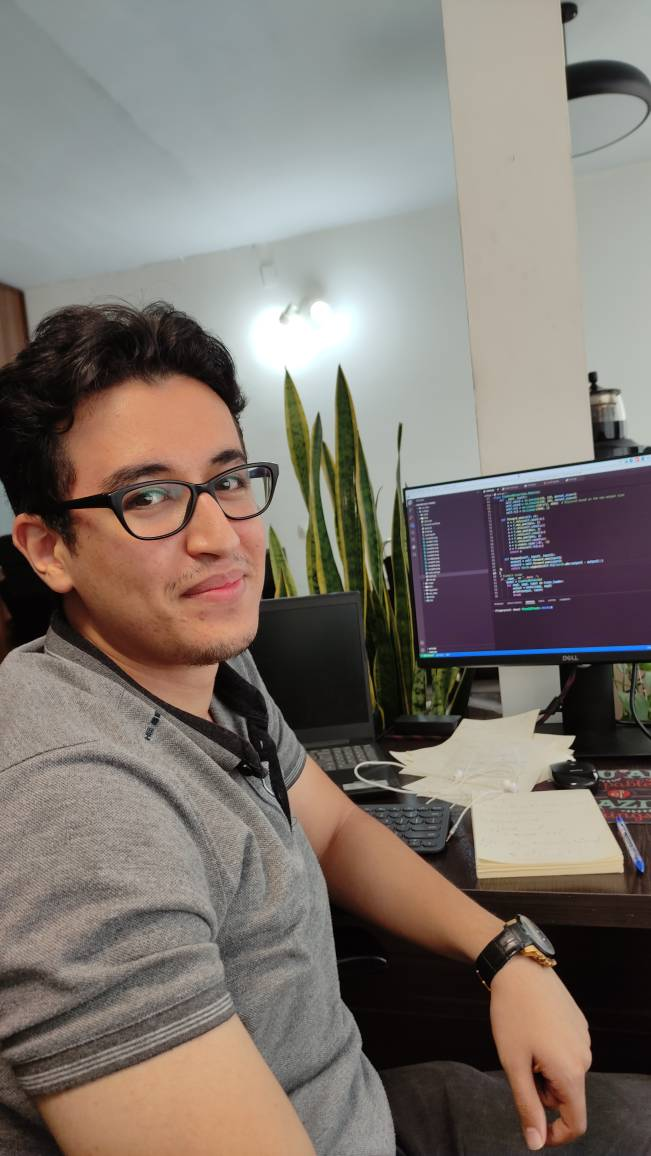
#> input picture photo/borhan1.jpg, 651 x 1156 px, given in place of 1.jpg, which was not available
$ python main.py
#> lines starting #> are read from the running program, lines starting #| are printed output that depends on the picture; after the words box and inside, x2 and y2 are one past the last pixel; in counts of white or black regions, pixels touching at a corner belong together; pictures that were not available may be replaced by others from this repository, and a replacement may not be noted
#> further down, my_image is the input picture: shape (1156, 651, 3); mean B, G, R 110.9, 118, 126.5
from __future__ import print_function
import cv2 as cv
import argparse


def detectAndDisplay(frame):
    frame_gray = cv.cvtColor(frame, cv.COLOR_BGR2GRAY)
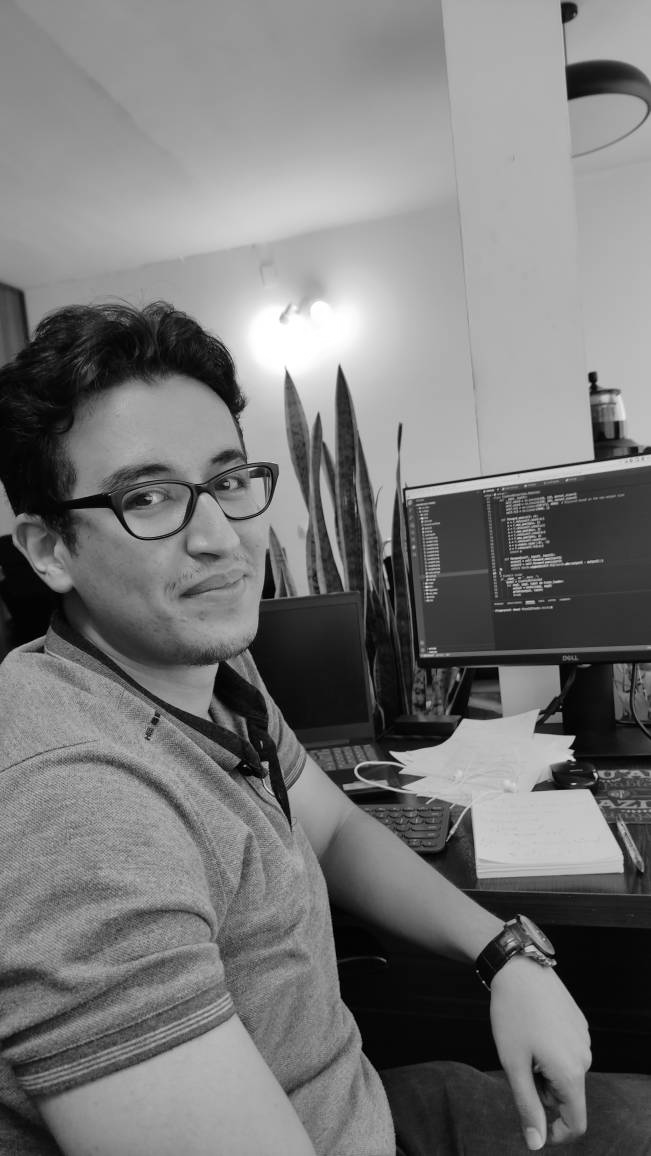
#> frame_gray: shape (1156, 651); min 0, max 255, mean 119.7
    frame_gray = cv.equalizeHist(frame_gray)
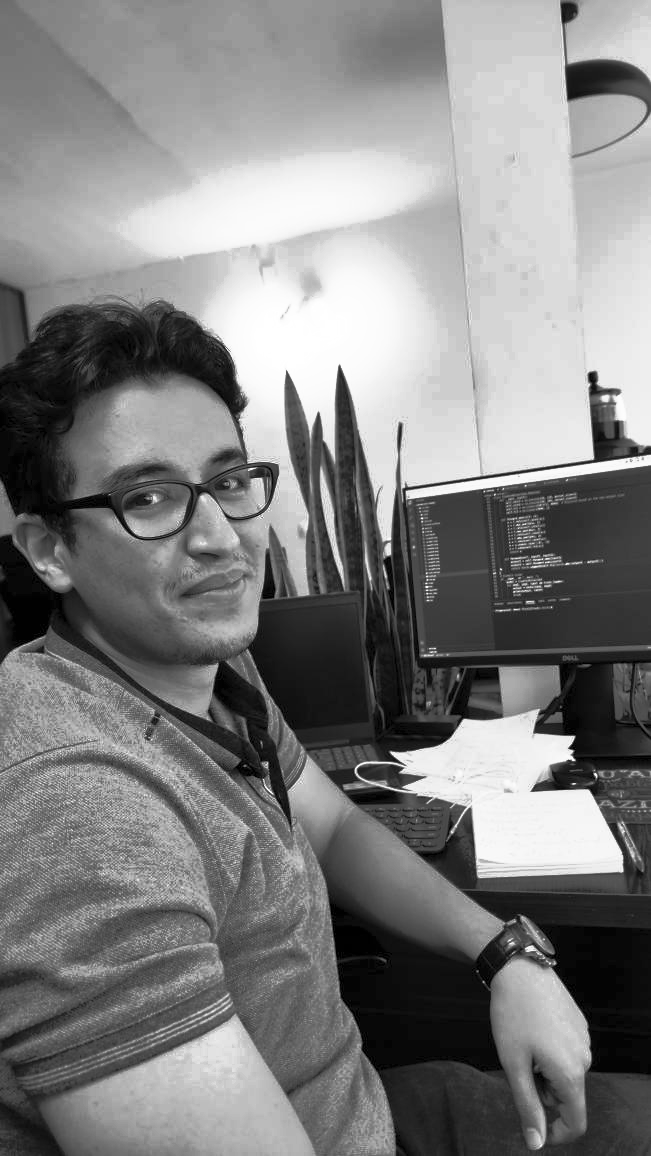
#> frame_gray: shape (1156, 651); min 0, max 255, mean 128.4

    faces = face_cascade.detectMultiScale(frame_gray)
#> faces = [[586, 376, 44, 44], [69, 387, 266, 266]]

    for (x, y, w, h) in faces:
        frame = cv.rectangle(frame, (x, y), (x + w, y + h), (0, 0, 255), 4)

        faceROI = frame[y:y + h, x:x + w]

        # Save the cropped face image
        cv.imwrite('./dddd.jpg', faceROI)
#> this loop made 2 passes
#> pass 1, in detectAndDisplay, `frame = cv.rectangle(frame, (x, y), (x + w, y + h), (0, 0, 255), 4)`:
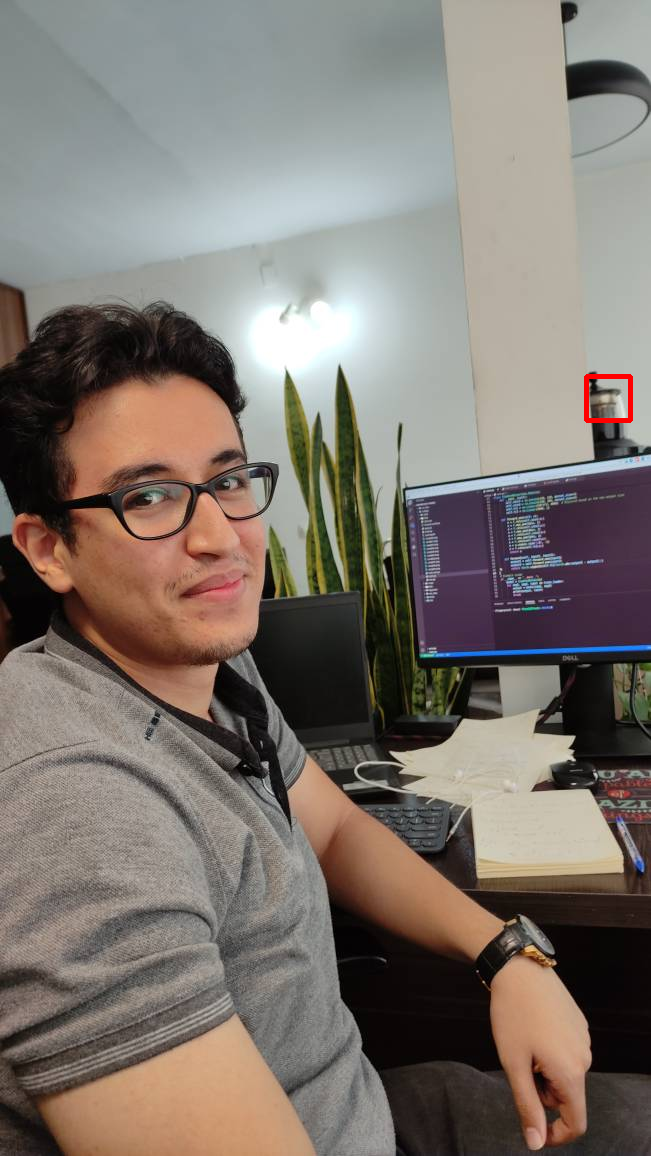
#> frame: shape (1156, 651, 3); 0.12% of pixels changed, all inside (x1, y1, x2, y2) = (584, 374, 633, 423)
#> pass 1, in detectAndDisplay, `faceROI = frame[y:y + h, x:x + w]`:
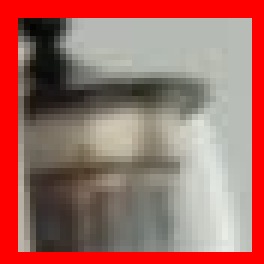
#> faceROI: shape (44, 44, 3) (shown 6 times larger); mean B, G, R 101.5, 108.3, 164.1
#> pass 2, in detectAndDisplay, `frame = cv.rectangle(frame, (x, y), (x + w, y + h), (0, 0, 255), 4)`:
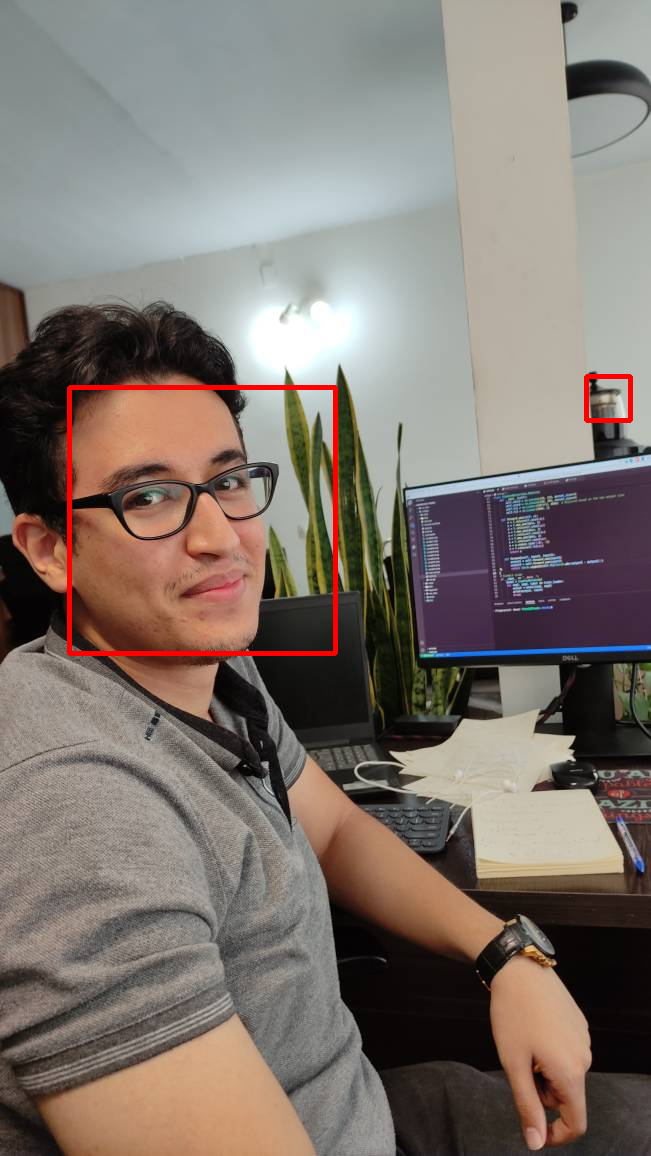
#> frame: shape (1156, 651, 3); 0.71% of pixels changed, all inside (x1, y1, x2, y2) = (67, 385, 338, 656)
#> pass 2, in detectAndDisplay, `faceROI = frame[y:y + h, x:x + w]`:
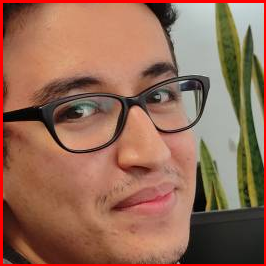
#> faceROI: shape (266, 266, 3); mean B, G, R 85.3, 105.9, 149

    cv.imshow('Capture - Face detection', frame)


parser = argparse.ArgumentParser(description='Code for Cascade Classifier tutorial.')
parser.add_argument('--face_cascade', help='Path to face cascade.', default='haarcascade_frontalface_alt.xml')
parser.add_argument('--camera', help='Camera divide number.', type=int, default=0)
args = parser.parse_args()
face_cascade_name = args.face_cascade
face_cascade = cv.CascadeClassifier()
if not face_cascade.load(cv.samples.findFile(face_cascade_name)):
    print('--(!)Error loading face cascade')
    exit(0)

my_image = cv.imread('photo/1.jpg')
detectAndDisplay(my_image)

$ run again, on photo/borhan2.jpg
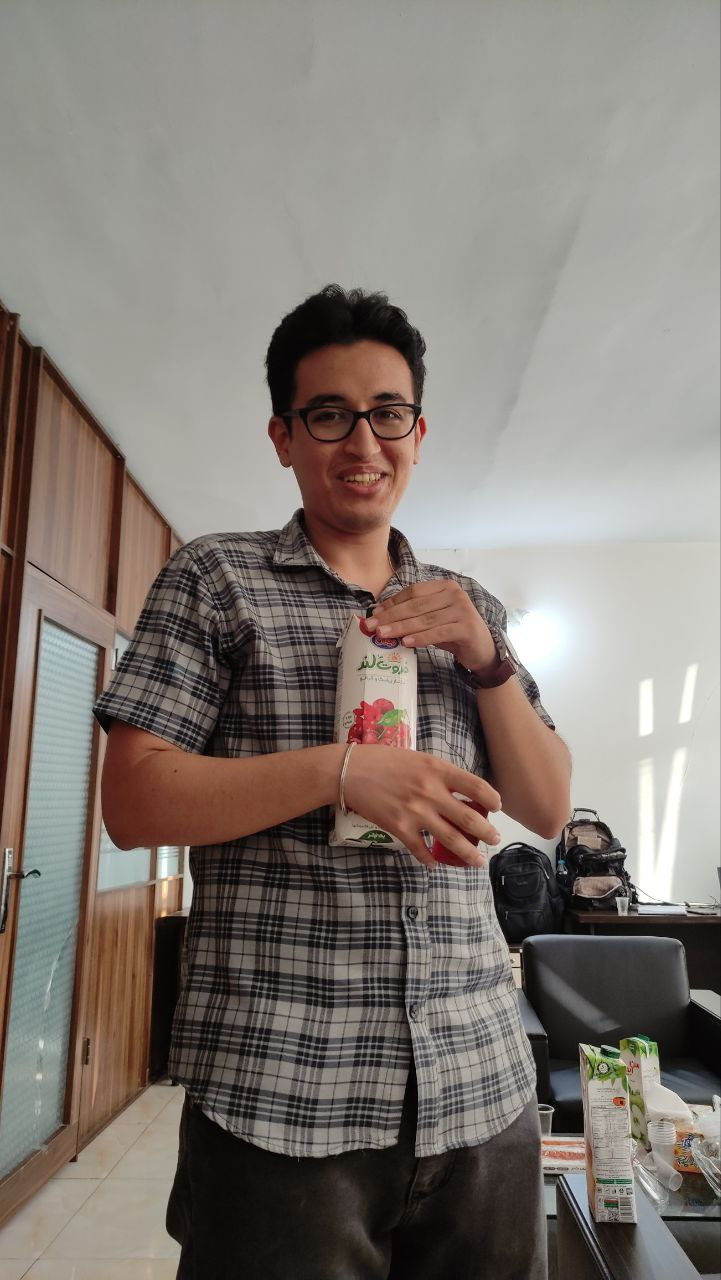
#> input picture photo/borhan2.jpg, 721 x 1280 px, given in place of 1.jpg, which was not available
#> my_image is the input picture: shape (1280, 721, 3); mean B, G, R 116, 122.4, 130.3
#> in detectAndDisplay, `frame_gray = cv.equalizeHist(frame_gray)`:
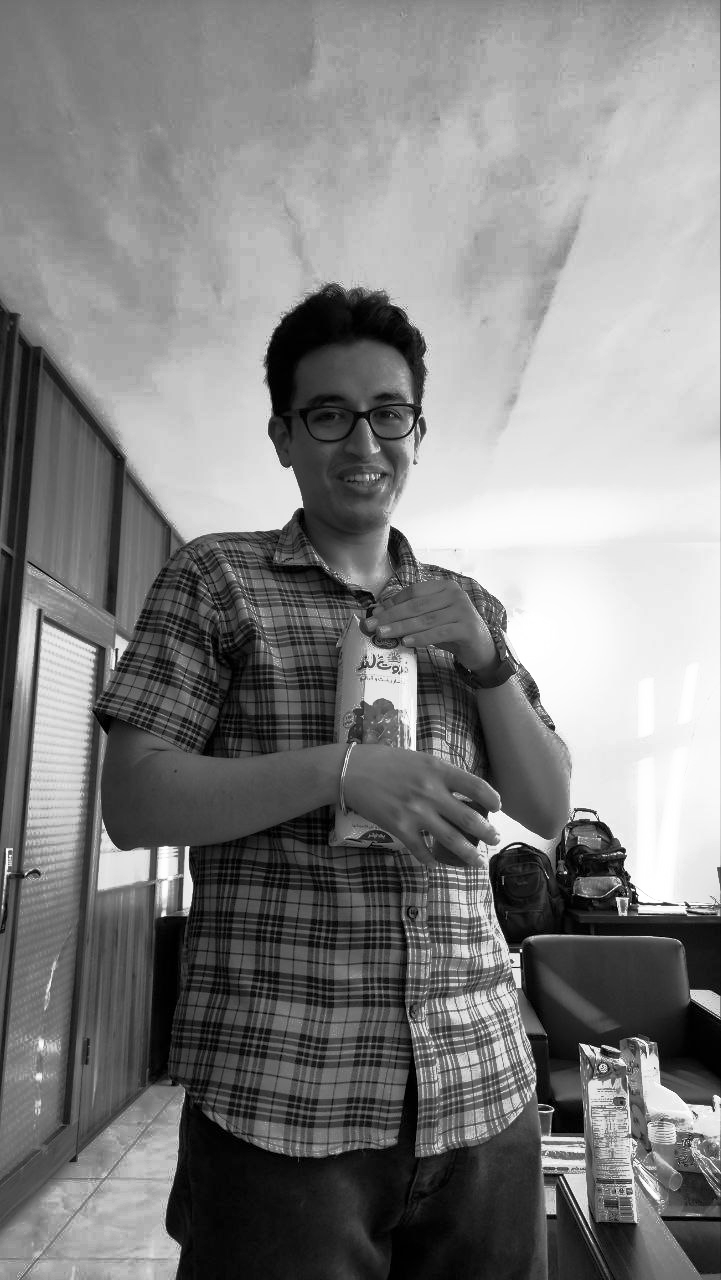
#> frame_gray: shape (1280, 721); min 0, max 255, mean 128.4
#> faces = [[275, 348, 168, 168]]
#> the loop in detectAndDisplay, `for (x, y, w, h) in faces:` made 1 pass
#> pass 1, in detectAndDisplay, `faceROI = frame[y:y + h, x:x + w]`:
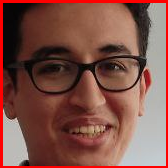
#> faceROI: shape (168, 168, 3); mean B, G, R 72.8, 82.2, 128.8

$ run again, on photo/borhan3.jpg
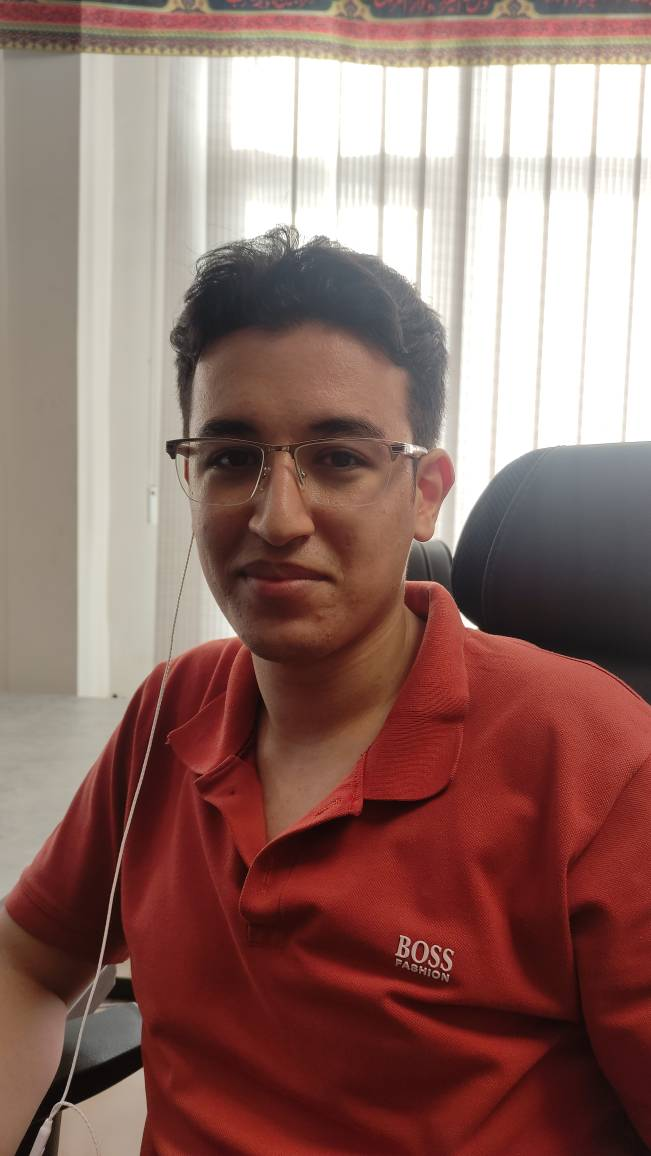
#> input picture photo/borhan3.jpg, 651 x 1156 px, given in place of 1.jpg, which was not available
#> my_image is the input picture: shape (1156, 651, 3); mean B, G, R 103.2, 109.6, 144
#> in detectAndDisplay, `frame_gray = cv.equalizeHist(frame_gray)`:
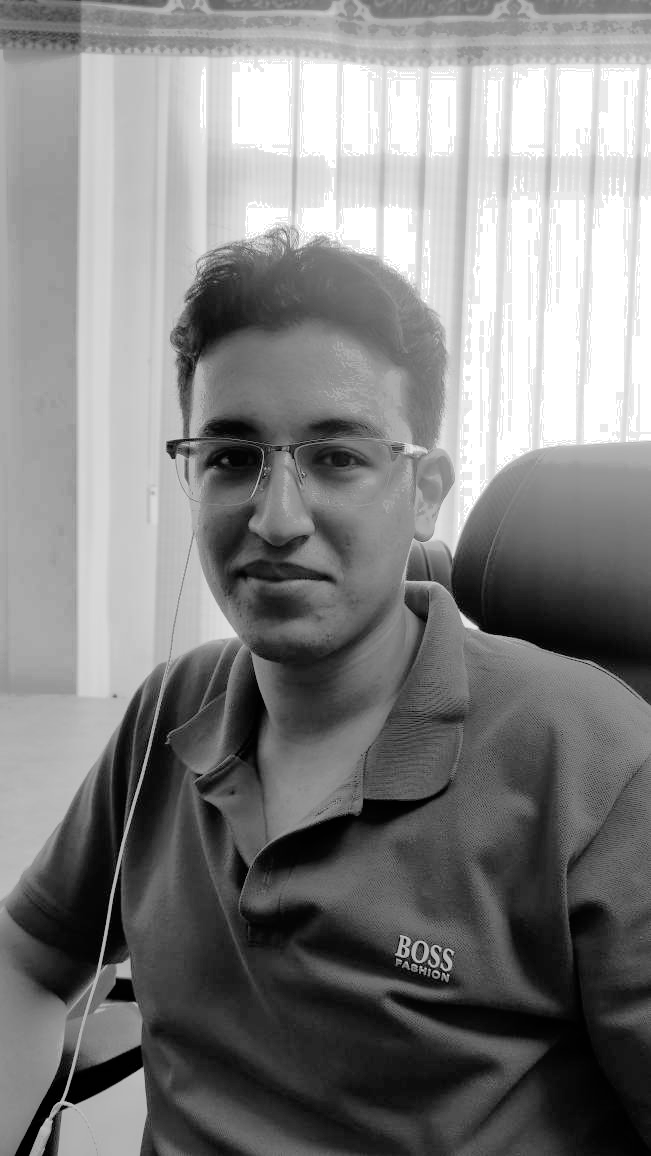
#> frame_gray: shape (1156, 651); min 0, max 255, mean 129
#> faces = [[126, 333, 312, 312]]
#> the loop in detectAndDisplay, `for (x, y, w, h) in faces:` made 1 pass
#> pass 1, in detectAndDisplay, `faceROI = frame[y:y + h, x:x + w]`:
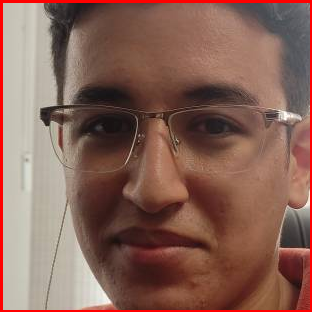
#> faceROI: shape (312, 312, 3); mean B, G, R 87, 98.6, 134.8
